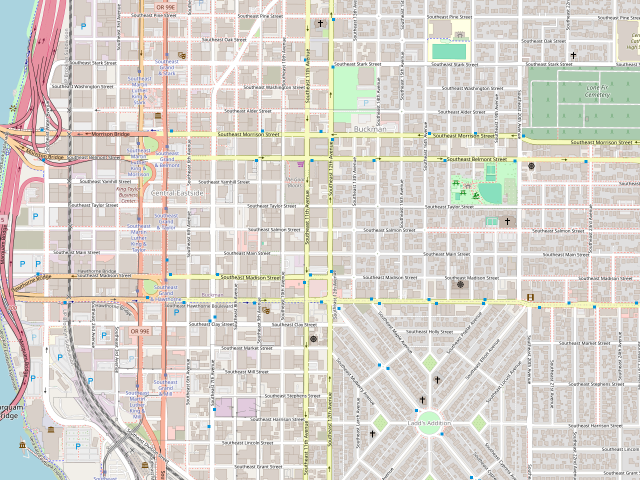
#> input picture app/assets/map/ledger_street_osm.png, 1280 x 960 px (shown at 1/2 size)
$ python -i tactical_imagery.py   (imports and definitions only)
#> lines starting #> are read from the running program, lines starting #| are printed output that depends on the picture
#> further down, picture is the input picture: PIL image 1280x960 RGB; mean R, G, B 217, 212.1, 205.1
### app/src/hacker_screen/paths.py
"""Resolve project, asset, and user-data paths for dev, pip, and frozen builds."""

from __future__ import annotations

import os
import shutil
import sys
from pathlib import Path


def is_frozen() -> bool:
    return bool(getattr(sys, "frozen", False))


# [5 lines left out: function project_root, not called in this run]


def repo_root() -> Path:
    """Hacker Screen repo root (dev only)."""
    return Path(__file__).resolve().parents[3]


# [4 lines left out: function bundle_root, not called in this run]


def assets_dir() -> Path:
    pkg_assets = Path(__file__).resolve().parent / "assets"
    if pkg_assets.is_dir():
        return pkg_assets
    if is_frozen():
        bundled = (bundle_root() or project_root()) / "assets"
        if bundled.is_dir():
            return bundled
    return project_root() / "assets"


# [55 lines left out: functions user_data_dir, videos_dir, theme_videos_dir, app_icon_path, apply_window_icon, not called in this run]

### app/src/hacker_screen/effects/tactical_imagery.py
"""Procedural / real street map imagery for Financial Intel console."""

from __future__ import annotations

import math
from dataclasses import dataclass

import numpy as np
from PIL import Image, ImageDraw, ImageEnhance, ImageFilter, ImageFont

from hacker_screen.effects.perf import clamp_dims, fast_resize

from hacker_screen.paths import assets_dir

# Real OSM capture — Portland OR, Hawthorne / Ladd's Addition (zoom 16)
LEDGER_MAP_FILE = assets_dir() / "map" / "ledger_street_osm.png"

LEDGER_CITY = {
    "name": "Portland, OR",
    "lat": 45.5122,
    "lon": -122.6536,
    "zoom": 16,
}


@dataclass(frozen=True)
class StreetMapTarget:
    address: str
    city_line: str
    street_name: str
    nx: float  # pin position 0..1 on source image
    ny: float


DEFAULT_TARGET = StreetMapTarget(
    address="2847 SE Hawthorne Blvd",
    city_line="Portland, OR 97214",
    street_name="SE Hawthorne Blvd",
    nx=0.5187,
    ny=0.6279,
)


# [8 lines left out: function _font, not called in this run]


def apply_console_map_theme(img: Image.Image) -> Image.Image:
    """Grade a real map tile capture to match the ops-console green aesthetic."""
    arr = np.array(img.convert("RGB"), dtype=np.float32)
    lum = 0.299 * arr[:, :, 0] + 0.587 * arr[:, :, 1] + 0.114 * arr[:, :, 2]
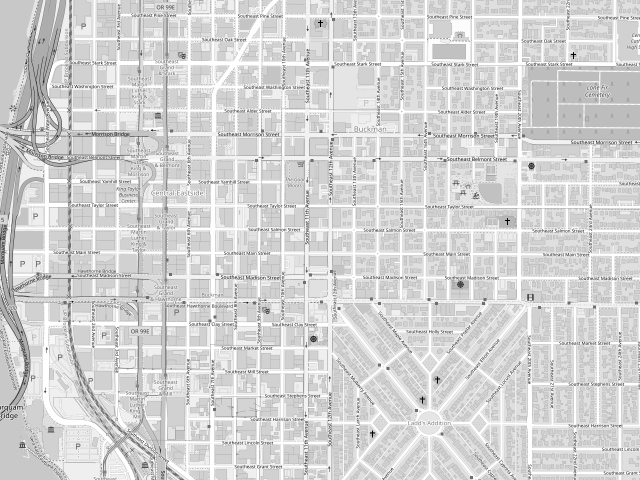
#> lum: shape (960, 1280) float32 (shown at 1/2 size); min 0, max 255, mean 212.8
    arr = arr * 0.28 + lum[:, :, np.newaxis] * 0.72
    arr[:, :, 0] *= 0.42
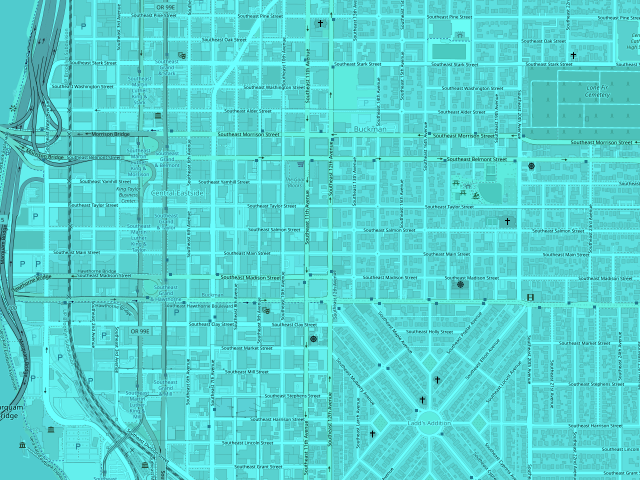
#> arr: shape (960, 1280, 3) float32 (shown at 1/2 size); mean R, G, B 89.8, 212.7, 211
    arr[:, :, 1] *= 1.08
    arr[:, :, 2] *= 0.68
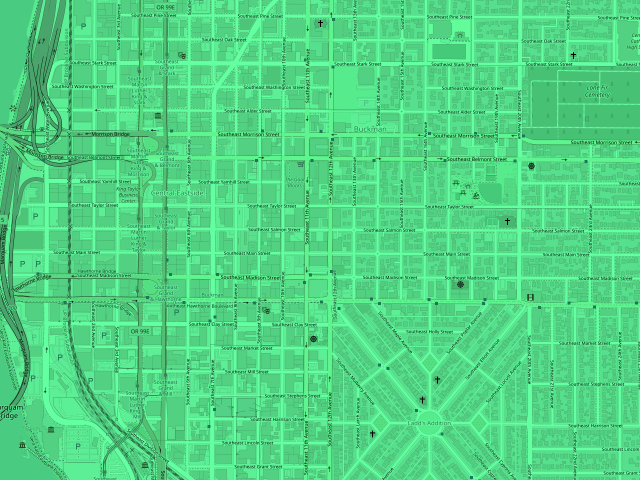
#> arr: shape (960, 1280, 3) float32 (shown at 1/2 size); mean R, G, B 89.8, 229.1, 143.4; drawn with min black and max white
    arr *= 0.78
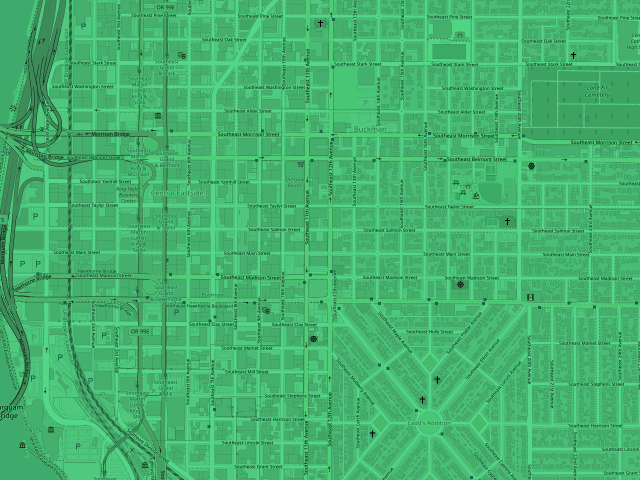
#> arr: shape (960, 1280, 3) float32 (shown at 1/2 size); mean R, G, B 70, 179.4, 112.3
    arr = np.clip(arr, 0, 255).astype(np.uint8)
    out = Image.fromarray(arr, mode="RGB")
    out = ImageEnhance.Contrast(out).enhance(1.22)
    out = ImageEnhance.Sharpness(out).enhance(1.15)
    # Soft vignette
    w, h = out.size
#> w = 1280; h = 960
    vignette = Image.new("L", (w, h), 0)
#> vignette: PIL image 1280x960 L; every value is 0
    vd = ImageDraw.Draw(vignette)
    vd.ellipse([-w * 0.15, -h * 0.15, w * 1.15, h * 1.15], fill=220)
    vd.rectangle([0, 0, w, h], fill=0)
    vig = np.array(vignette, dtype=np.float32) / 255.0
#> vig: shape (960, 1280) float32; every value is 0
    vig = np.clip(0.55 + vig * 0.45, 0, 1)
#> vig: shape (960, 1280) float32; every value is 0.55
    a2 = np.array(out, dtype=np.float32)
    a2 *= vig[:, :, np.newaxis]
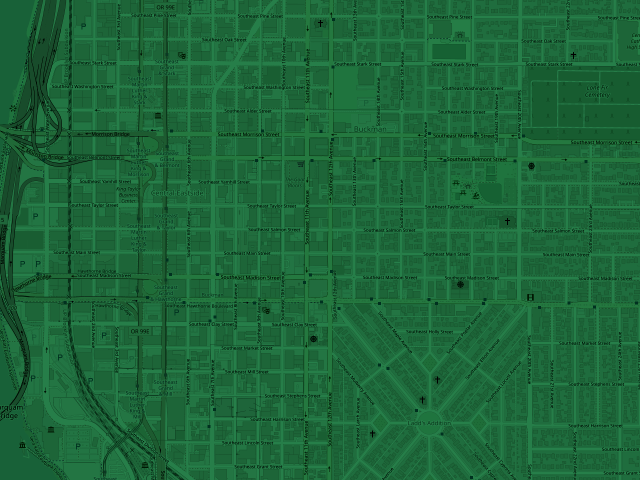
#> a2: shape (960, 1280, 3) float32 (shown at 1/2 size); mean R, G, B 29.7, 103.2, 57.6
    return Image.fromarray(np.clip(a2, 0, 255).astype(np.uint8))


# [132 lines left out: functions _load_source_map, _draw_pin_overlay, _crop_pin_position, street_map_pin_fraction, render_street_map, _render_procedural_fallback, not called in this run]

>>> from PIL import Image
>>> picture = Image.open('../../../assets/map/ledger_street_osm.png')
>>> result = apply_console_map_theme(picture)

$ run again, on app/assets/map/orbital_earth_strip.png
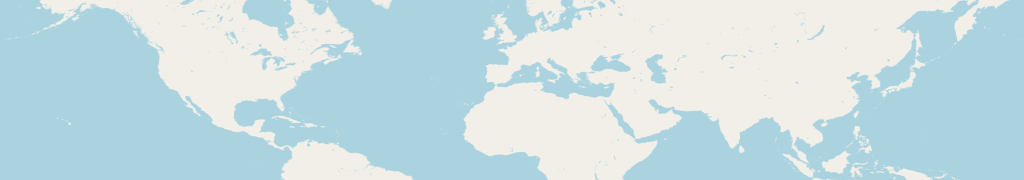
#> input picture app/assets/map/orbital_earth_strip.png, 2048 x 360 px (shown at 1/2 size)
#> picture is the input picture: PIL image 2048x360 RGB; mean R, G, B 199.7, 222.5, 227.1
#> in apply_console_map_theme, `arr *= 0.78`:
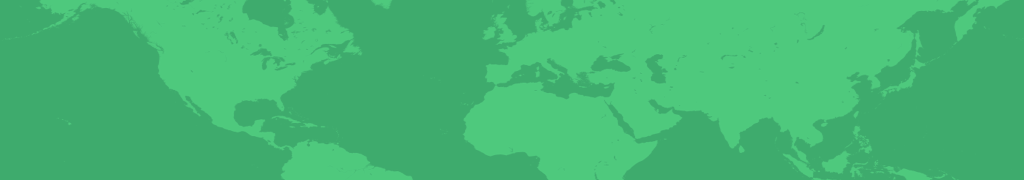
#> arr: shape (360, 2048, 3) float32 (shown at 1/2 size); mean R, G, B 69.6, 182.4, 116.2
#> vignette: PIL image 2048x360 L; every value is 0
#> in apply_console_map_theme, `a2 *= vig[:, :, np.newaxis]`:
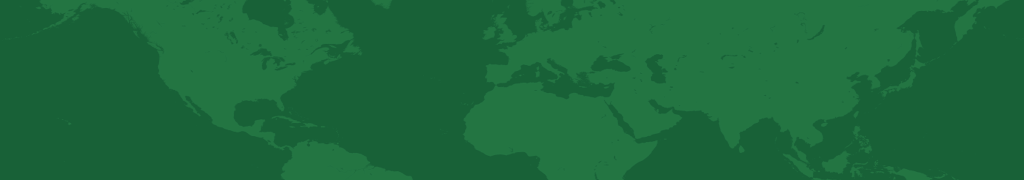
#> a2: shape (360, 2048, 3) float32 (shown at 1/2 size); mean R, G, B 28.6, 105.1, 60.3
